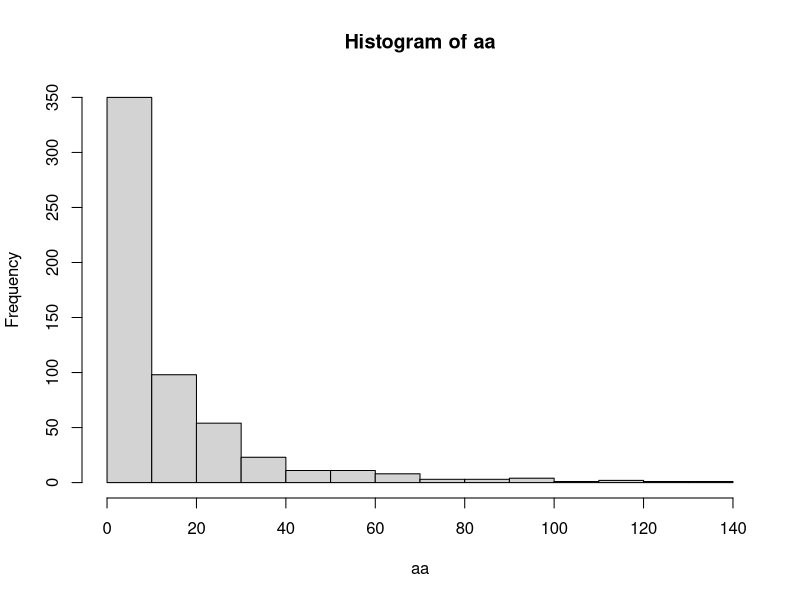
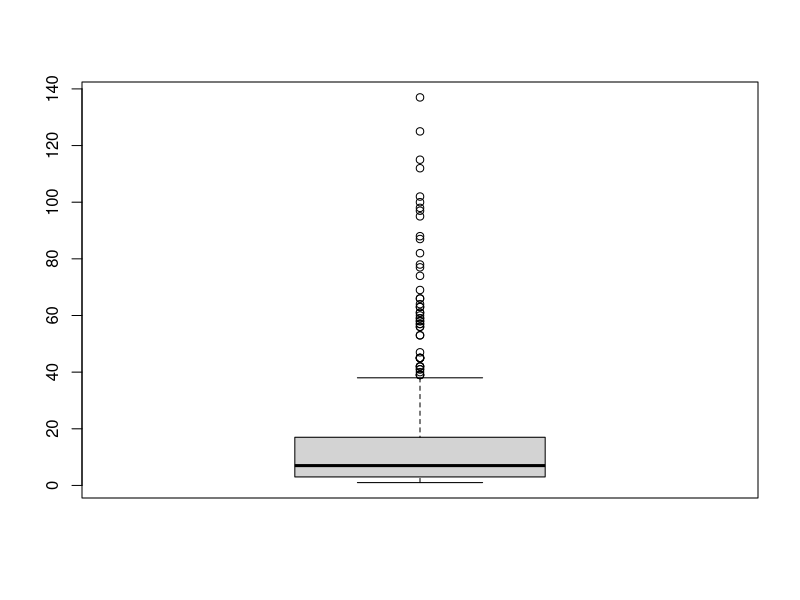

Reproduce these figures in R, in order.
#**************************************************************************************#
#**************************************************************************************#
#
#                       Taller de Análisis de Encuestas con R                        
#                        Sociedad Ecuatoriana de Estadística
#
#     Última actualización:   09/12/2021
#     Creado por:             Patricia Romero M.
#     Actualizado por:        Andrés Peña M.               
#     Contacto:               Andrés Peña M. (a.pena@rusersgroup.com)
#     Organización:           R Users Group - Ecuador
#                             
#
#**************************************************************************************#
#**************************************************************************************#

# Este programa selecciona una muestra aleatoria
# simple de conglomerados unietapica para los 
# datos del estado de Oaxaca, para estimar 
# el total de vp con tv y el porcentaje de 
# viviendas particulares con TV.
# Los municipios son los conglomerados y las
# unidades muestrales son las localidades.

setwd("")
pob <- read.csv("datos_Oaxaca.csv") #toda la pob de Oaxaca
set.seed(284)
library(sampling)

M <- length(pob$distrito)  #total de elementos en la poblacion

dis <- pob$distrito #distritos

mun <- pob$muni  #municipios

cong <- dis*100+mun  #combina distrito con municipio

municipio <- cleanstrata(cong) #quedan numerados los conglomerados
                            # entre 1 y max=570
aa <- table(municipio)  # frecuencia de municipio reenumerado
min(aa); max(aa); mean(aa); median(aa); hist(aa)
boxplot(aa)
# como aproximacion suponemos que los municipios tienen
# 15 localidades, por lo tanto debemos muestrear
# 2500/15=167 municipios

todos <- cbind(pob,municipio) #incluyo municipio en la base de datos

n <- 167 #numero de conglomerados en muestra

d <- cluster(todos,clustername=c("municipio"),size=n,method="srswor")

head(d)

muestra <- todos[d$ID_unit,]   # es la muestra

muestra <- cbind(muestra,d$Prob) #muestra completa con probabilidades

peso <- 1/d$Prob  #calculo el factor de expansion

muestra <- cbind(muestra,peso)  #incluyo el factor de expansion en la muestra d

colnames(muestra)<-c("distrito","muni","locali","pobtotal","vp","vpcontv",
"municipio","prob","peso")  #para cambiarle de nombre a las variables

table(muestra$municipio) # da el numero de localidades por municipio
                         # en muestra

library(survey)   #libreria para estimacion


###############################################################################
#     para hacerlo sin reemplazo
#     especifico el numero de conglomerados (municipios) en la poblacion


fpc <- rep(570,(length(muestra$distrito)))   #numero de conglomerados en la pob (N)

muestra <- cbind(muestra,fpc)     # los incluimos en la muestra

#diseño de muestra sin reemplazo
dclus2 <- svydesign(id=muestra$municipio,weights=muestra$peso,
                    fpc=muestra$fpc)  
									
# estimo el total de viviendas particulares con TV									
tot <- svytotal(muestra$vpcontv,design=dclus2)                      
tot

# estimo la proporcion de viviendas particulares con TV
rtv <- svyratio(muestra$vpcontv,muestra$vp,dclus2)
rtv

# Los valores reales
sum(pob$vpcontv)

sum(pob$vpcontv)/sum(pob$vp)
									
